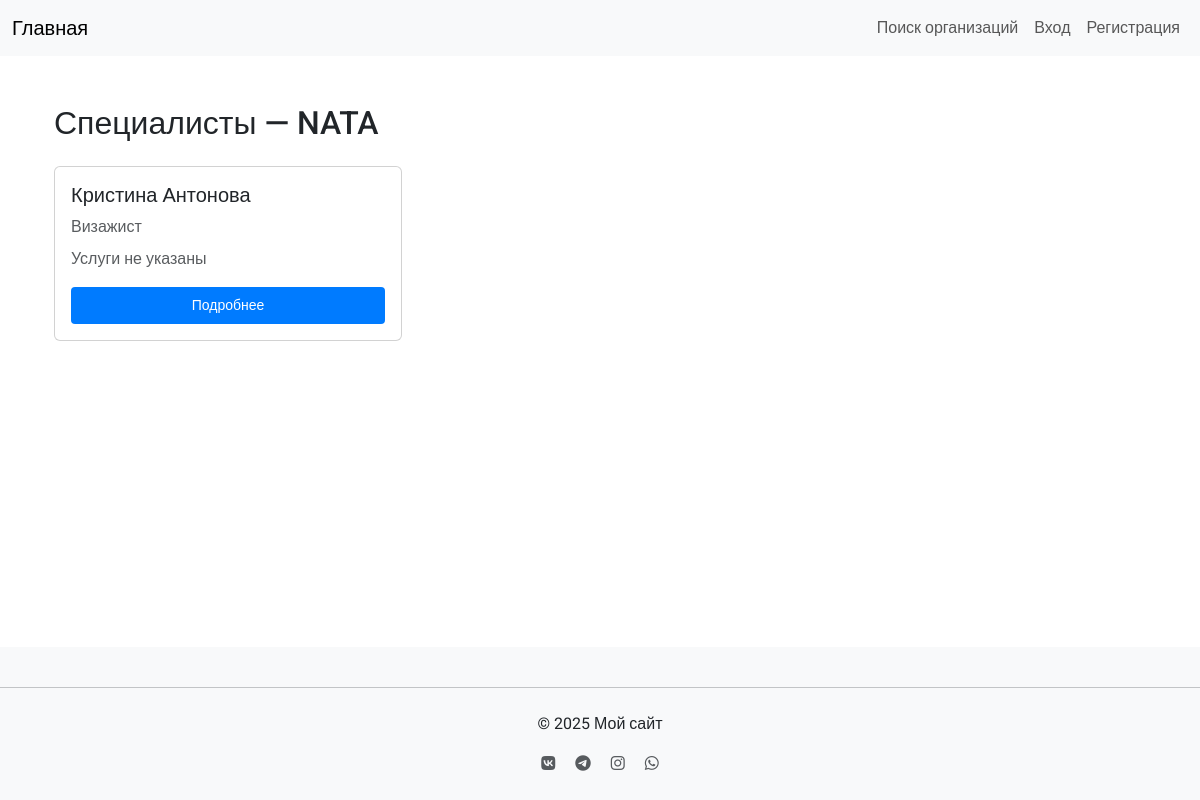
Page /showcase/showcase/1Yur1on/specialists/ on the earlier database version.
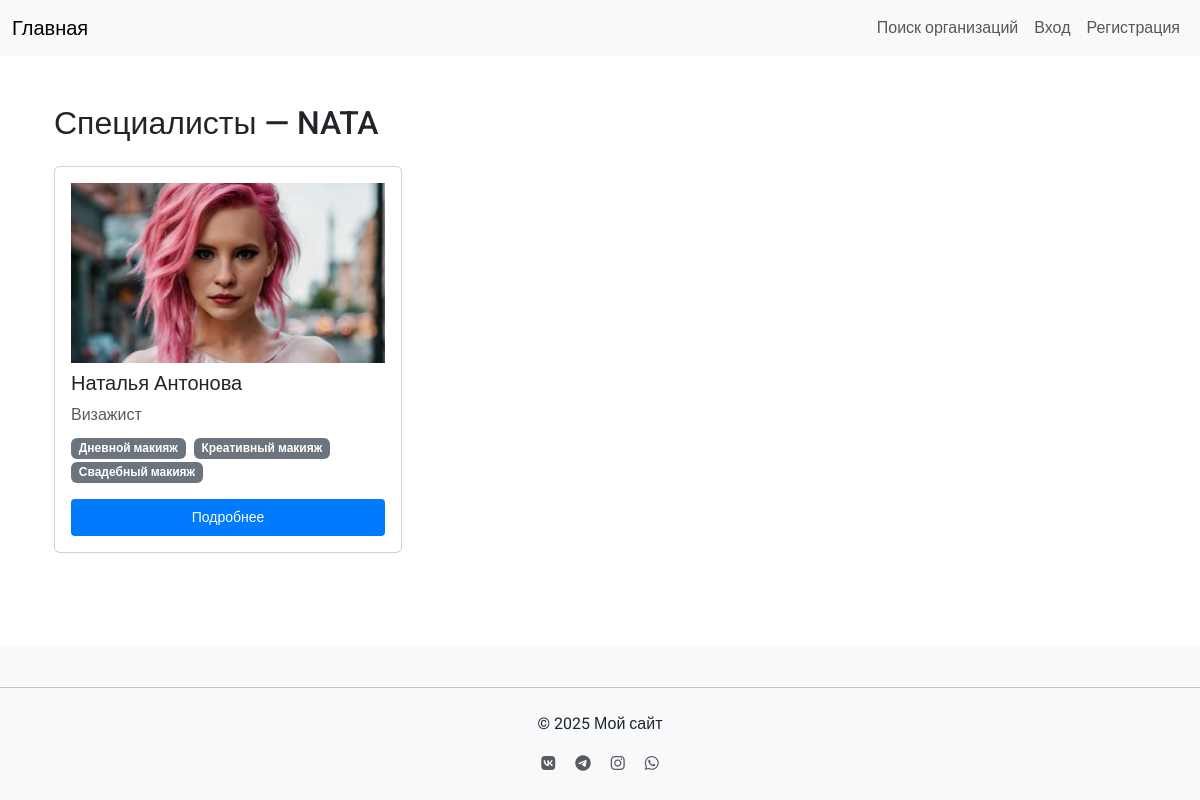
Same page on the later database version.
### showcase/models.py (models this page shows, shortened)
class Specialist(models.Model):
    showcase = models.ForeignKey(Showcase, on_delete=models.CASCADE, related_name='specialists')
    first_name = models.CharField("Имя", max_length=150)
    last_name = models.CharField("Фамилия", max_length=150, blank=True)
    position = models.CharField("Должность", max_length=150, blank=True)
    photo = models.ImageField("Фото", upload_to='showcase/specialists/', blank=True, null=True)
    phone = models.CharField("Телефон", max_length=30, blank=True)
    bio = models.TextField("О специалисте", blank=True)
    is_active = models.BooleanField("Показывать на витрине", default=True)
    order = models.PositiveIntegerField("Порядок (меньше — выше)", default=100)
    services = models.ManyToManyField(ServicePrice, blank=True, related_name='specialists', verbose_name='Услуги')
    created_at = models.DateTimeField("Создан", default=timezone.now)
    updated_at = models.DateTimeField("Обновлён", auto_now=True)
    class Meta:
        verbose_name = "Специалист"
        verbose_name_plural = "Специалисты"
        ordering = ['order', 'last_name', 'first_name']

### accounts/models.py (models this page shows, shortened)
class ServicePrice(models.Model):
    workshop = models.ForeignKey(WorkshopProfile, on_delete=models.CASCADE, related_name='service_prices')
    activity_area = models.ForeignKey(ActivityArea, on_delete=models.CASCADE, verbose_name='Сфера деятельности')
    service_name = models.CharField(max_length=100, verbose_name='Название услуги')
    price = models.DecimalField(max_digits=10, decimal_places=2, verbose_name='Цена')
    duration = models.CharField(max_length=50, blank=True, verbose_name='Длительность')
    class Meta:
        verbose_name = 'Цена услуги'
        verbose_name_plural = 'Цены услуг'

### showcase/views.py (the view)
# urls.py: path('showcase/<str:username>/specialists/', views.specialists_list, name='specialists_list'),
def specialists_list(request, username):
    user = get_object_or_404(User, username=username)
    try:
        workshop = user.workshopprofile
        showcase = workshop.showcase
    except (WorkshopProfile.DoesNotExist, Showcase.DoesNotExist):
        return render(request, 'showcase/not_found.html', {'username': username})
    specialists = showcase.specialists.filter(is_active=True).order_by('order', 'last_name', 'first_name')
    from django.core.paginator import Paginator, EmptyPage, PageNotAnInteger
    paginator = Paginator(specialists, 9)
    page = request.GET.get('page', 1)
    try:
        specialists_page = paginator.page(page)
    except PageNotAnInteger:
        specialists_page = paginator.page(1)
    except EmptyPage:
        specialists_page = paginator.page(paginator.num_pages)
    return render(request, 'showcase/specialists_list.html', {
        'workshop': workshop,
        'showcase': showcase,
        'specialists': specialists_page,
        'page_obj': specialists_page,
        'is_owner': request.user.is_authenticated and request.user == user
    })

### accounts/context_processors.py (called while the page is built, shortened)
def user_type(request):
    return {'is_workshop': False, 'is_client': False}

### showcase/templates/showcase/specialists_list.html (shortened to what this page needs)
{% extends "base.html" %}
{% block content %}
<div class="container my-4">
  <h2>Специалисты — {{ workshop.workshop_name }}</h2>
  <div class="row">
    {% for spec in specialists %}
      <div class="col-md-4 mb-3">
        <div class="card p-3 h-100">
          {% if spec.photo %}
            <img src="{{ spec.photo.url }}" alt="" class="img-fluid mb-2" style="height:180px; object-fit:cover;">
          {% endif %}
          <h5>{{ spec.first_name }} {{ spec.last_name }}</h5>
          <div class="text-muted">{{ spec.position }}</div>
          <div class="mt-2">
            {% for s in spec.services.all %}
              <span class="badge bg-secondary me-1">{{ s.service_name }}</span>
            {% empty %}
              <span class="text-muted">Услуги не указаны</span>
            {% endfor %}
          </div>
          <a class="btn btn-outline-primary btn-sm mt-3" href="{% url 'showcase:specialist_detail' username=workshop.user.username pk=spec.id %}">Подробнее</a>
        </div>
      </div>
    {% endfor %}
  </div>
</div>
{% endblock %}

Differences in the rows shown:
removed Specialist: first_name "Кристина", last_name "Антонова", position "Визажист"
added Specialist: photo (picture), first_name "Наталья", last_name "Антонова", position "Визажист"
now on this page (row unchanged): ServicePrice: service_name "Дневной макияж"
now on this page (row unchanged): ServicePrice: service_name "Креативный макияж"
now on this page (row unchanged): ServicePrice: service_name "Свадебный макияж"
